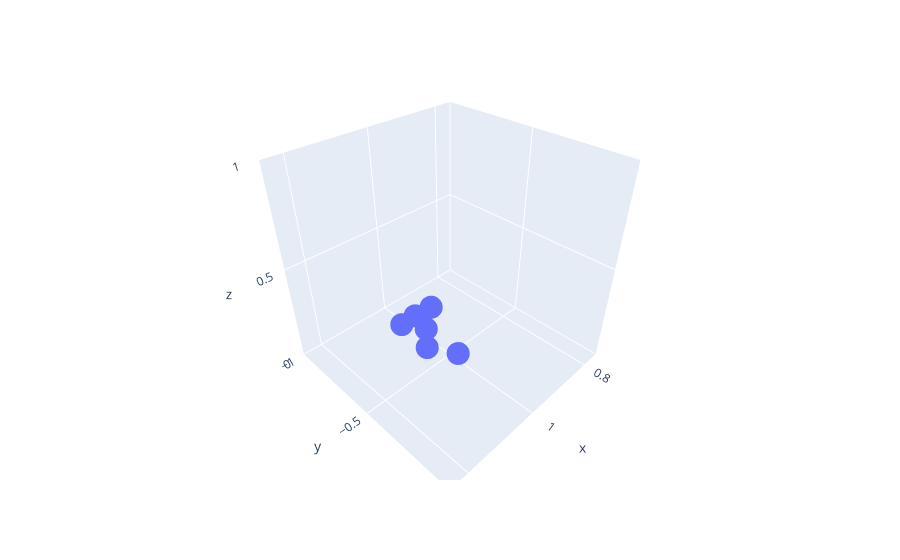

The notebook cell this image was saved under:
### Code cell
xyz = []
xyz.append([1.061363,	0.140826,	-0.70525])
xyz.append([1.073549,	0.146109,	-0.500811])
xyz.append([0.968512,	0.144057,	-0.698528])
xyz.append([1.013225,	0.129967,	-0.718491])
xyz.append([1.037059,	0.144586,	-0.37717])
xyz.append([1.030742,	0.141109,	-0.60005])
xyz = np.array(xyz)
px.scatter_3d(x=xyz[:,0], y=xyz[:,2], z=xyz[:,1], range_x=[0.75, 1.25], range_y=[-1, 0], range_z=[0, 1])

### Figure 1 — Plotly figure (JSON) as saved in the notebook; plotly's stock layout.template omitted (floating-point values rounded to 4 significant figures)
{"data": [{"hovertemplate": "x=%{x}<br>y=%{y}<br>z=%{z}<extra></extra>", "legendgroup": "", "marker": {"color": "#636efa", "symbol": "circle"}, "mode": "markers", "name": "", "scene": "scene", "showlegend": false, "type": "scatter3d", "x": [1.061, 1.074, 0.9685, 1.013, 1.037, 1.031], "y": [-0.7053, -0.5008, -0.6985, -0.7185, -0.3772, -0.6], "z": [0.1408, 0.1461, 0.1441, 0.13, 0.1446, 0.1411]}], "layout": {"legend": {"tracegroupgap": 0}, "margin": {"t": 60}, "scene": {"domain": {"x": [0, 1], "y": [0, 1]}, "xaxis": {"range": [0.75, 1.25], "title": {"text": "x"}}, "yaxis": {"range": [-1, 0], "title": {"text": "y"}}, "zaxis": {"range": [0, 1], "title": {"text": "z"}}}}}
